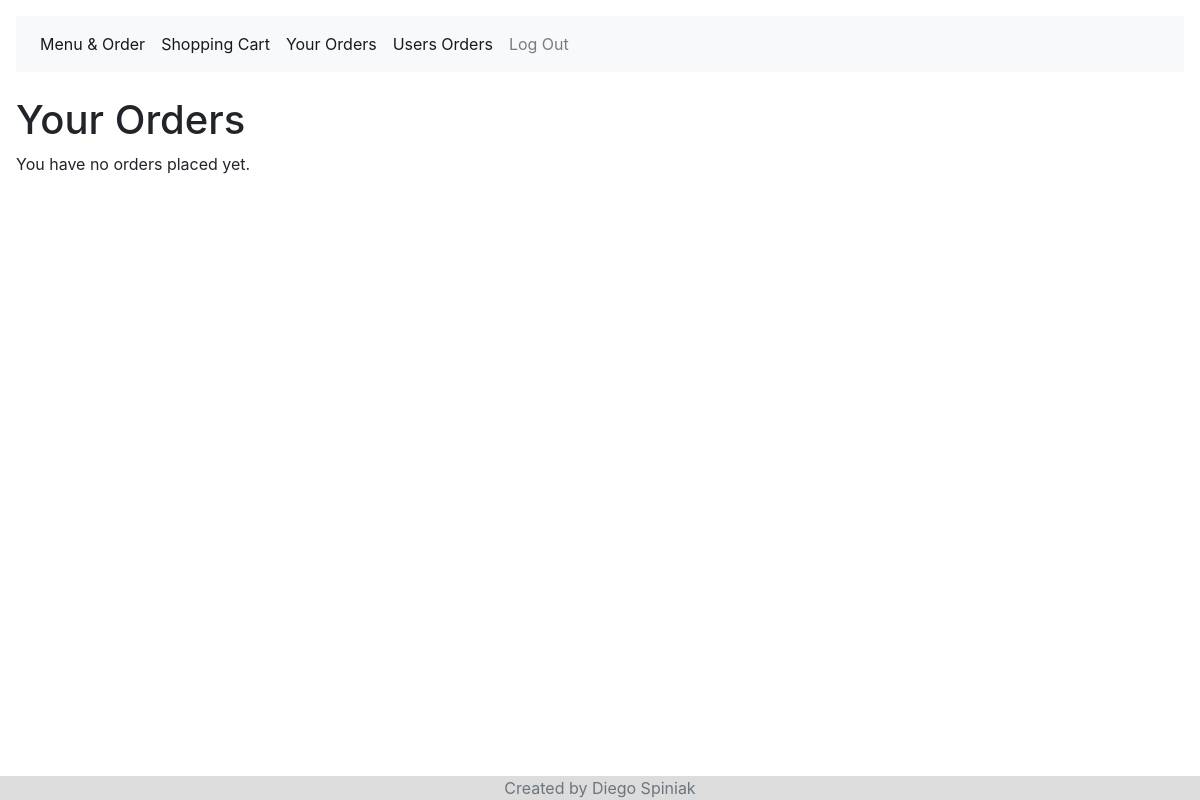
Before: /your_orders (signed in) with the older database file.
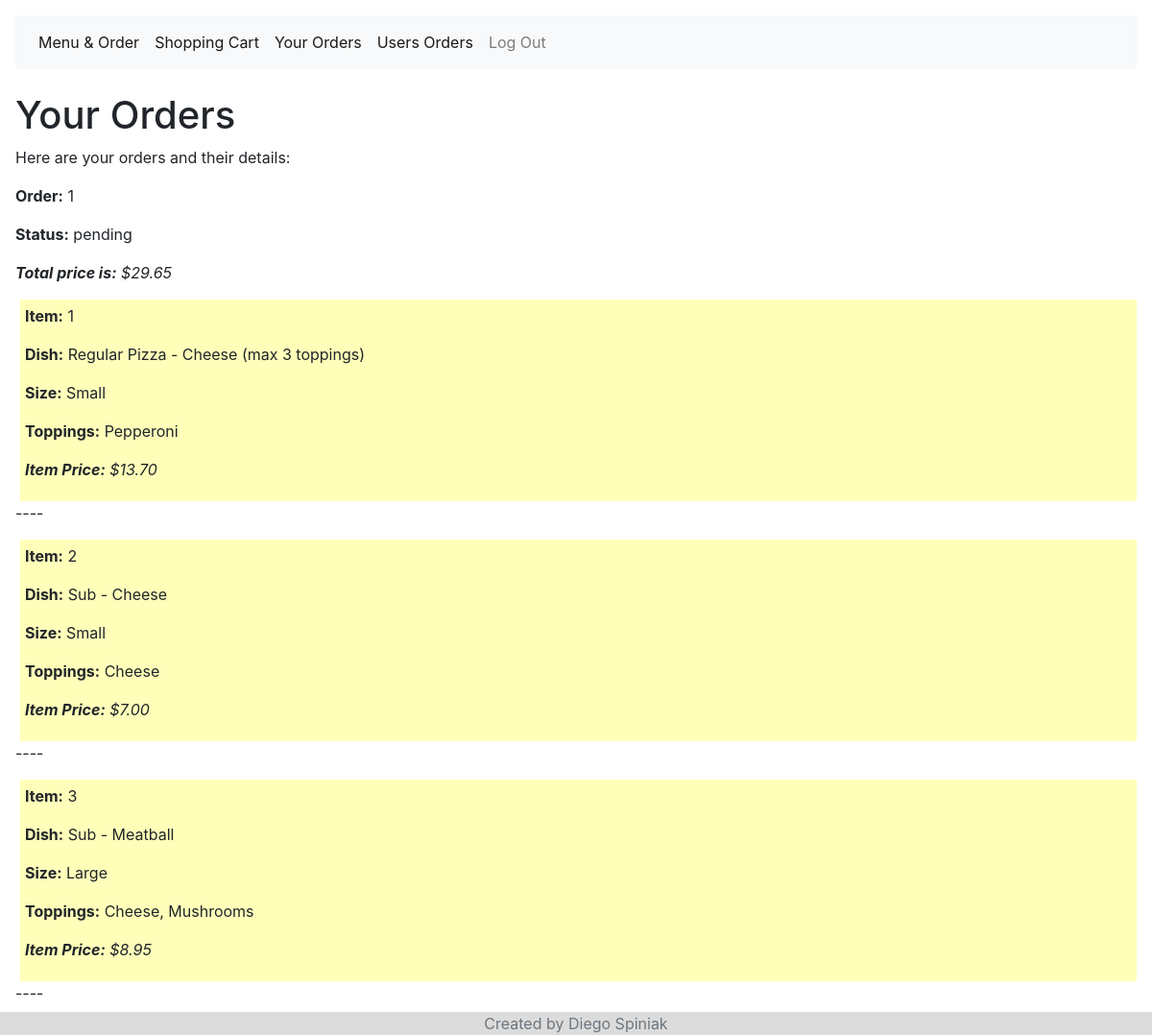
After: the same page with the newer database file.
### orders/models.py (models this page shows, shortened)
class ShoppingCart(models.Model):
    status_choices = (
        ("unconfirmed", "unconfirmed"),
        ("pending", "pending"),
        ("complete", "complete")
    )
    username = models.ForeignKey(User, on_delete=models.CASCADE)
    orders = models.ManyToManyField(Order)
    total_price = models.DecimalField(max_digits=6, decimal_places=2)
    status = models.CharField(
        max_length = 20,
        choices = status_choices,
        default = '1'
        )

class Order(models.Model):
    username = models.ForeignKey(User, on_delete=models.CASCADE)
    food_type = models.ForeignKey(FoodType, on_delete=models.CASCADE)
    size = models.ForeignKey(Size, on_delete=models.CASCADE)
    toppings = models.ManyToManyField(Topping, blank=True)
    order_price = models.DecimalField(max_digits=6, decimal_places=2, default=0)

class FoodType(models.Model):
    category = models.CharField(max_length=20)
    base = models.CharField(max_length=30)
    toppings = models.ManyToManyField(Topping, blank=True)
    size = models.ManyToManyField(Size)

class Size(models.Model):
    size = models.CharField(max_length=10)

class Topping(models.Model):
    topping = models.CharField(max_length=20)
    def __str__(self):
        return f"{self.topping}"

### orders/views.py (the view)
# urls.py: path("your_orders", views.your_orders,name="your_orders"),
def your_orders(request):
    if request.user.is_authenticated:
        username=request.user
        shopping_carts = ShoppingCart.objects.filter(username=username).exclude(status="unconfirmed")
        if request.method == "GET":
            context = {
                "shopping_carts": shopping_carts
                }
            return render(request, "your_orders.html", context)

### orders/templates/your_orders.html (shortened to what this page needs)
{% extends "base.html" %}
{% load static %}
{% block content %}
  <h1>Your Orders</h1>
  {% if shopping_carts %}
    <p>Here are your orders and their details:</p>
    <div class="shopping_cart">
    {% for shopping_cart in shopping_carts %}
      <p><b>Order:</b> {{ forloop.counter }} </p>
      <p><b>Status:</b> {{ shopping_cart.status }} </p>
      <p><b><i>Total price is:</b> ${{shopping_cart.total_price}}</i></p>
    </div>
      {% for order in shopping_cart.orders.all %}
      <div class="order">
      <p><b>Item:</b> {{ forloop.counter }}</p>
        <p><b>Dish:</b> {{order.food_type.category}} - {{order.food_type.base}}</p>
        <p><b>Size:</b> {{order.size.size}}</p>
        {% if order.toppings.all %}
          <p><b>Toppings:</b> {{ order.toppings.all|join:", " }}</p>
        {% endif %}
        <p><b><i>Item Price:</b> ${{order.order_price}}</i></p>
      </div>
      <p> ---- </p>
      {% endfor %}
    {% endfor %}
  {% else %}
    <p>You have no orders placed yet.</p>
  {% endif %}
{% endblock %}

### orders/templates/base.html (shortened to what this page needs)
<!DOCTYPE html>
<html>
  <head>
    <link href="/static/styles.css" rel="stylesheet">
    <link href="https://stackpath.bootstrapcdn.com/bootstrap/4.1.3/css/bootstrap.min.css" rel="stylesheet">
    <link rel="stylesheet" href="https://stackpath.bootstrapcdn.com/bootstrap/4.4.1/css/bootstrap.min.css">
  </head>
    <body>
      <nav class="navbar navbar-expand-lg navbar-light bg-light">
        <ul class="navbar-nav">
          <li class="nav-item active">
            <a class="nav-link" id="index_link" href="/">Menu & Order</a>
          </li>
          <li class="nav-item active">
            <a class="nav-link" id="shopping_link" href="/shopping_cart">Shopping Cart</a>
          </li>
          <li class="nav-item active">
            <a class="nav-link" id="your_orders_link" href="/your_orders">Your Orders</a>
          </li>
          {% if request.user.is_superuser %}
          <li class="nav-item active">
            <a class="nav-link" id="users_orders" href="/users_orders">Users  Orders</a>
          </li>
          {% endif %}
          {% if user.is_authenticated %}
            <li class="nav-item">
              <a class="nav-link" href="/logout">Log Out</a>
            </li>
          {% endif %}
        </ul>
      </nav>
      <br>
      {% block content %}{% endblock %}
      <footer class="footer">
        <div class="container">
          <span class="text-muted">Created by Diego Spiniak</span>
        </div>
      </footer>
    </body>
</html>

### orders/static/styles.css (style rules this page uses)
body { padding: 1em; }
footer { position: fixed; left: 0; bottom: 0; width: 100%; color: #696969; background-color: #DCDCDC; text-align: center; }
.order { background-color: #ffffba; margin-left: 5px; padding: 5px 5px 5px 5px; }

Changed rows visible on the page:
added ShoppingCart: status "pending", total_price "29.65"
added Order: food_type.category "Regular Pizza", food_type.base "Cheese (max 3 toppings)", size.size "Small", toppings.all "Pepperoni", order_price "13.70"
added Order: food_type.category "Sub", food_type.base "Cheese", size.size "Small", toppings.all "Cheese", order_price "7.00"
added Order: food_type.category "Sub", food_type.base "Meatball", size.size "Large", toppings.all "Cheese, Mushrooms", order_price "8.95"
Other visible differences:
text no longer shown: "You have no orders placed yet."
text now shown: "Here are your orders and their details:"
